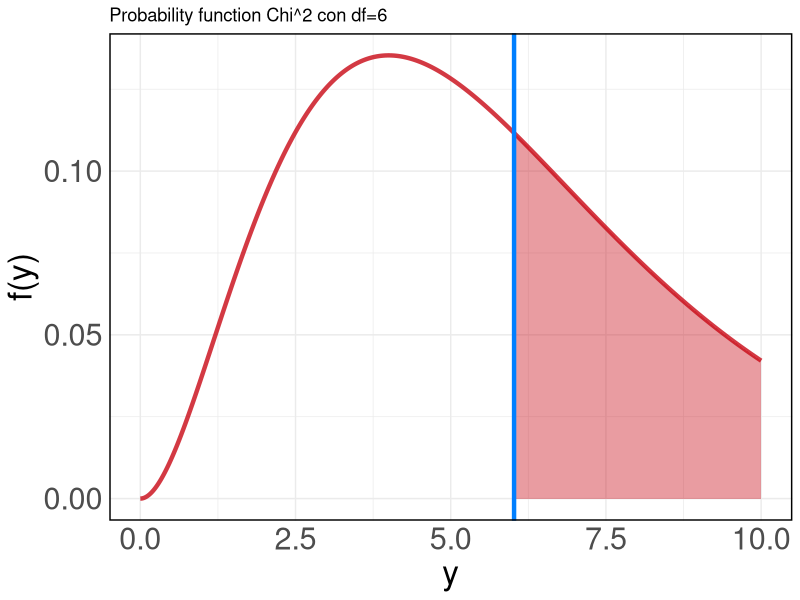
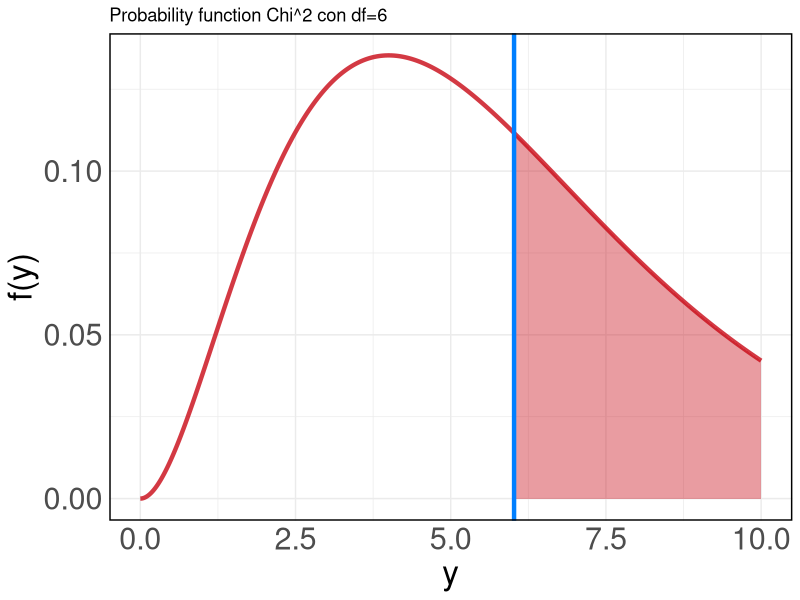

Reproduce these figures in R, in order.
## ---- chunk 1
knitr::opts_chunk$set(eval = T, echo = T)
## ---- chunk 2
library("tidyverse")
library("carData")
data("Chile")
datos_chile <- Chile
datos_chile <- datos_chile %>% filter(vote == "Y" | vote=="N") %>% mutate(vote = factor(vote))

ctable <- datos_chile %>% with(table(income,vote))
## ---- chunk 3
# joint
joint_income_vote <- ctable/sum(ctable); 
# marginal income 
margin_income <- apply(joint_income_vote,1,sum)
# marginal vote 
margin_vote <- apply(joint_income_vote,2,sum)
## ---- chunk 4
# joint_dis <- ctable/sum(ctable); joint_dis  
print(ctable)
## ---- chunk 5
# expected joint probs under independence 
joint_income_vote_indep <- margin_income %*% t(margin_vote)
rownames(joint_income_vote_indep) <- rownames(ctable)
ctable_independence <- sum(ctable)*joint_income_vote_indep 
print(ctable_independence)
## ---- chunk 6
# joint
joint_income_vote <- ctable/sum(ctable);
# marginal income
margin_income <- apply(joint_income_vote,1,sum)
# marginal vote
margin_vote <- apply(joint_income_vote,2,sum)
## ---- chunk 7
# joint_dis <- ctable/sum(ctable); joint_dis
print(ctable)
## ---- chunk 8
# expected joint probs under independence
joint_income_vote_indep <- margin_income %*% t(margin_vote)
rownames(joint_income_vote_indep) <- rownames(ctable)
ctable_independence <- sum(ctable)*joint_income_vote_indep
print(ctable_independence)
## ---- chunk 9
(((ctable - ctable_independence)^(2))/ctable_independence) %>% print()
## ---- chunk 10
our_chi2 <- (((ctable - ctable_independence)^(2))/ctable_independence) %>% sum(); print(our_chi2)
## ---- chunk 11
library("tidyverse")

df <- 6  # Degrees of freedom

mydata <- tibble(x = seq(from = 0, to = 10, by = 0.01), chi2 = dchisq(x, df))

plot <- ggplot(data = mydata, mapping = aes(x = x)) +
  geom_path(aes(y = chi2), size = 1.5, alpha = 0.8, color = "#C80815") +
  geom_area(
    data = filter(mydata, x >= our_chi2),
    aes(y = chi2),
    fill = "#C80815",
    alpha = 0.4
  ) +
  labs(
    y = "f(y)",
    x = "y",
    title = "Probability function Chi^2 con df=6"
  ) +
  geom_vline(xintercept = our_chi2, color = "#007FFF", size = 1.5) +
  #annotate(
  #  geom = "text",
  #  x = our_chi2 + 0.9,
  #  y = 0.2,
  #  label = expression(paste(hat(t), " = 6.02")),
  #  color = "black",
  #  parse = TRUE,
  #  size = 6
  #) +
  theme_minimal() +
  theme(
    axis.text.y = element_text(size = 22),
    axis.text.x = element_text(size = 22),
    axis.title.y = element_text(size = 24),
    axis.title.x = element_text(size = 24),
    panel.border = element_rect(color = "black", fill = NA, linewidth = 1)
  )

print(plot)

## ---- chunk 12
1- pchisq(our_chi2,df=6)
## ---- chunk 13
library("tidyverse")

df <- 6  # Degrees of freedom

mydata <- tibble(x = seq(from = 0, to = 10, by = 0.01), chi2 = dchisq(x, df))

plot <- ggplot(data = mydata, mapping = aes(x = x)) +
  geom_path(aes(y = chi2), size = 1.5, alpha = 0.8, color = "#C80815") +
  geom_area(
    data = filter(mydata, x >= our_chi2),
    aes(y = chi2),
    fill = "#C80815",
    alpha = 0.4
  ) +
  labs(
    y = "f(y)",
    x = "y",
    title = "Probability function Chi^2 con df=6"
  ) +
  geom_vline(xintercept = our_chi2, color = "#007FFF", size = 1.5) +
#  annotate(
#    geom = "text",
#    x = our_chi2 + 0.9,
#    y = 0.2,
#    label = expression(paste(hat(t), " = 6.02")),
#    color = "black",
#    parse = TRUE,
#    size = 6
#  ) +
  theme_minimal() +
  theme(
    axis.text.y = element_text(size = 22),
    axis.text.x = element_text(size = 22),
    axis.title.y = element_text(size = 24),
    axis.title.x = element_text(size = 24),
    panel.border = element_rect(color = "black", fill = NA, linewidth = 1)
  )

print(plot)
## ---- chunk 14
1- pchisq(our_chi2,df=6)
## ---- chunk 15
# Versión automática
chisq.test(ctable,correct = FALSE)
